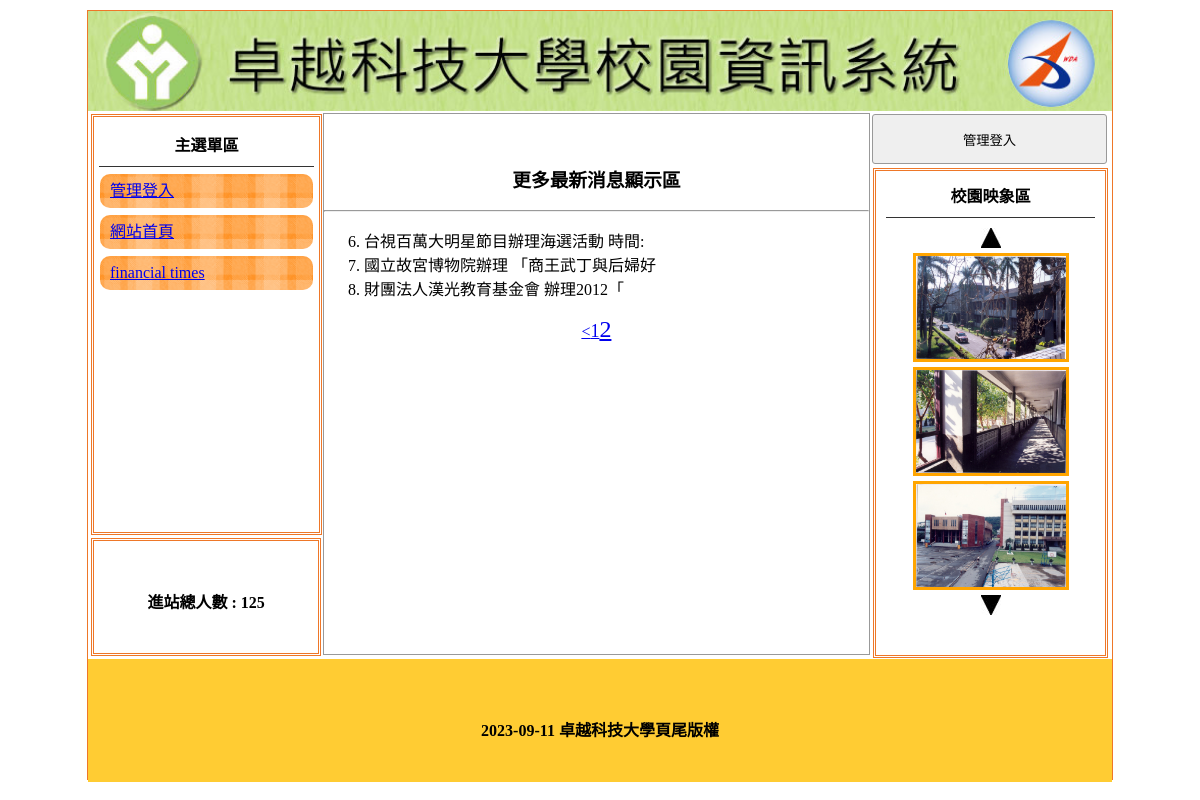
The app's page /?do=news&p=2 with its own data.
### tables this page shows
CREATE TABLE `title` (
  `id` int(10) UNSIGNED NOT NULL,
  `img` text NOT NULL,
  `text` text NOT NULL,
  `sh` int(1) NOT NULL
);

CREATE TABLE `menu` (
  `id` int(10) UNSIGNED NOT NULL,
  `text` text NOT NULL,
  `href` text NOT NULL,
  `sh` int(1) NOT NULL DEFAULT 1,
  `main_id` int(10) NOT NULL DEFAULT 0
);

CREATE TABLE `total` (
  `id` int(10) UNSIGNED NOT NULL,
  `total` int(10) NOT NULL
);

CREATE TABLE `news` (
  `id` int(10) UNSIGNED NOT NULL,
  `text` text NOT NULL,
  `sh` int(1) NOT NULL DEFAULT 1
);

CREATE TABLE `image` (
  `id` int(10) UNSIGNED NOT NULL,
  `img` text NOT NULL,
  `text` text NOT NULL,
  `sh` int(1) NOT NULL DEFAULT 1
);

CREATE TABLE `bottom` (
  `id` int(10) UNSIGNED NOT NULL,
  `bottom` text NOT NULL
);

### base.php (called while the page is built, shortened)
<?php
include_once __DIR__ . "/controller/Title.php";
include_once __DIR__ . "/controller/Bottom.php";
include_once __DIR__ . "/controller/Image.php";
include_once __DIR__ . "/controller/Menu.php";
include_once __DIR__ . "/controller/News.php";
include_once __DIR__ . "/controller/Total.php";
$Title=new Title;
$Bottom=new Bottom;
$Menu=new Menu;
$Total=new Total;

### controller/Title.php (called while the page is built, shortened)
<?php
include_once "DB.php";
class Title extends DB{
    function show(){
        return $this->find(['sh'=>1]);
    }
}

### controller/Menu.php (called while the page is built, shortened)
<?php
include_once "DB.php";
class Menu extends DB{
    function show(){
        $rows=$this->all(['main_id'=>0]);
        foreach($rows as $idx=>$row){
            $row['subs']=$this->all(['main_id'=>$row['id']]);
            $rows[$idx]=$row;
        }
        return $rows;
    }
}

### controller/Total.php (called while the page is built, shortened)
<?php
include_once "DB.php";
class Total extends DB{
    function show(){
        return $this->find(1)['total'];
    }
}

### controller/Bottom.php (called while the page is built, shortened)
<?php
include_once "DB.php";
class Bottom extends DB{
    function show(){
        return $this->find(1)['bottom'];
    }
}

### index.php (the view, shortened to what this page needs)
<?php include_once "base.php";
	$Menu->show();
?>
<!DOCTYPE html PUBLIC "-//W3C//DTD XHTML 1.0 Transitional//EN" "http://www.w3.org/TR/xhtml1/DTD/xhtml1-transitional.dtd">
<html xmlns="http://www.w3.org/1999/xhtml">
<head>
	<link href="./css/style.css" rel="stylesheet" type="text/css">
</head>
<body>
	<div id="main">
		<a title="<?=$Title->show()['text'];?>" href="index.php">
			<div class="ti" style="background:url('./upload/<?=$Title->show()['img'];?>'); background-size:cover;"></div>
		</a>
		<div id="ms">
			<div id="lf" style="float:left;">
				<div id="menuput" class="dbor">
					<span class="t botli">主選單區</span>
					<?php
						$rows=$Menu->show();
						foreach($rows as $row){
							echo '<div class="mainmu" >';
							echo "<a href='{$row['href']}'>";
							echo $row['text'];
							echo "</a>";
							echo "</div>";
						}
					?>
				</div>
				<div class="dbor" style="margin:3px; width:95%; height:20%; line-height:100px;">
					<span class="t">進站總人數 :
						<?=$Total->show();?> </span>
				</div>
			</div>
			<?php
				$do=$_GET['do']??'main';
				$file="./view/front/".$do.".php";
				if(file_exists($file)){
					include $file;
				}else{
					include "./view/front/main.php";
				}
			?>
			<div class="di di ad" style="height:540px; width:23%; padding:0px; margin-left:22px; float:left; ">
				<button style="width:100%; margin-left:auto; margin-right:auto; margin-top:2px; height:50px;" onclick="lo(&#39;?do=login&#39;)">管理登入</button>
				<div style="width:89%; height:480px;" class="dbor">
					<span class="t botli">校園映象區</span>
					<div class="cent" style="margin-top: 10px">
						<img src="./icon/up.jpg" onclick="pp(1)">
					</div>
					<div class="cent">
					<?php
						$Image->show();
					?>
					</div>
					<div class="cent" style="margin-top: 5px">
						<img src="./icon/dn.jpg" onclick="pp(2)">
					</div>
				</div>
			</div>
		</div>
		<div style="width:1024px; left:0px; position:relative; background:#FC3; margin-top:4px; height:123px; display:block;">
			<span class="t" style="line-height:123px;"><?=$Bottom->show();?></span>
		</div>
	</div>
</body>
</html>

### controller/News.php (shortened to what this page needs)
<?php
include_once "DB.php";
class News extends DB{
    function moreNews(){
        $rows=$this->paginate(5,['sh'=>1]);
        $start=$this->links['start']+1;
        echo "<ol start='$start' >";
        foreach($rows as $row){
            echo "<li>";
            echo mb_substr($row['text'], 0, 20);
            echo "</li>";
        }
        echo "</ol>";
        echo "<div class='cent'>";
        echo $this->links();
        echo "</div>";
    }
}
?>

### controller/Image.php (shortened to what this page needs)
<?php
include_once "DB.php";
class Image extends DB{
    function show(){
        $rows= $this->all(['sh'=>1]);
        foreach($rows as $idx=>$row){
            ?>
                <div class="im" id="ssaa<?=$idx;?>">
                    <img src="./upload/<?=$row['img'];?>" style="margin-top:5px; width:150px; height:103px; border:3px solid orange;" >
                </div>
            <?php
        }
    }
}

### css/style.css (style rules this page uses)
body { padding:0px; margin:0px; }
#main { width:1024px; height:768px; margin:10px auto 10px auto; border:#EE7728 1px solid; position:relative; }
.ti { width:100%; height:100px; position:relative; background-size:cover; background-repeat:no-repeat; }
.dbor { border:#EE7728 double 3px; margin:1px; padding:2px 10px 2px 10px; }
.t { font-weight:800; display:block; text-align:center; padding:10px 1px 10px 1px; }
.botli { border-bottom:#333 1px solid; }
.mainmu { position:relative; border-radius:10px; background:url(../icon/menu.fw.png) center no-repeat; background-size:cover; line-height:30px; padding:2px 10px 2px 10px; margin:7px 1px 7px 1px; }
#lf { height:540px; width:21%; display:inline-block; }
#menuput { width:100%; height:75%; position:relative; padding:5px; display:block; margin: 3px; }
.di { display:inline-block; }
.ad { margin:1px; padding:2px 10px 2px 10px; }
.cent { text-align:center; }
input,button { border:#999 1px solid; border-radius:3px; background:#EFEFEF; padding:5px; margin:3px; }

### records on screen
title: img (picture)
menu: text "管理登入"
menu: text "網站首頁"
menu: text "financial times"
total: total "125"
news: text "台視百萬大明星節目辦理海選活動 時間:"
news: text "國立故宮博物院辦理 「商王武丁與后婦好"
news: text "財團法人漢光教育基金會 辦理2012「"
image: img (picture)
image: img (picture)
image: img (picture)
bottom: bottom "2023-09-11 卓越科技大學頁尾版權"
